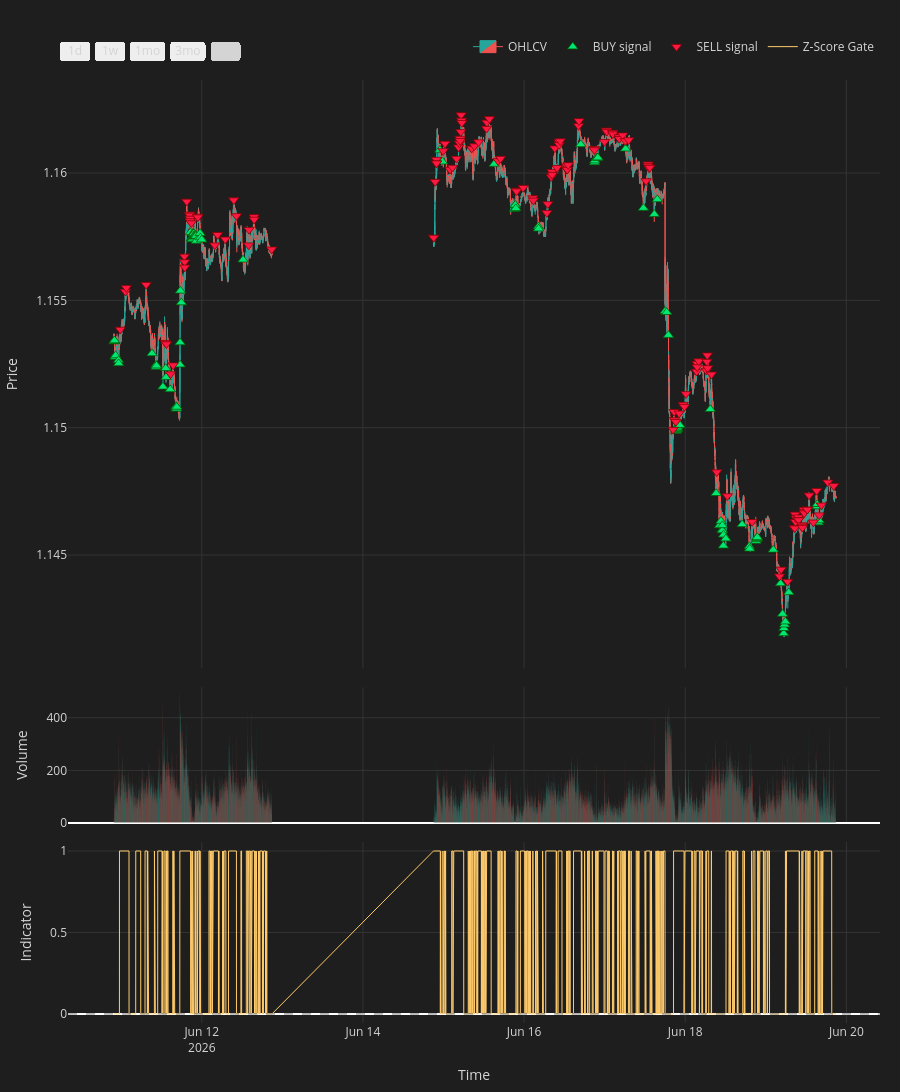

The notebook cell this image was saved under:
### Code cell
from talib import EMA as talib_EMA
from Learn.labels import super_smoother
from plotly.subplots import make_subplots
import plotly.graph_objects as go

# ── Build chart dataframe ─────────────────────────────────────────────────────
df_chart = df[['Time', 'Open', 'High', 'Low', 'Close', 'Volume']].copy().tail(10_000).reset_index(drop=True)
sig_cols = ['Time', 'signal', 'pred_long', 'pred_short', 'pred_signed']
df_chart = df_chart.merge(df_gated[sig_cols], on='Time', how='left')
df_chart['signal'] = df_chart['signal'].fillna(0).astype(int)
# df_chart['regime'] = df_chart['regime'].fillna(0)

df_chart['z_score'] = (df_chart['Close'] - df_chart['Close'].rolling(100).mean()) / df_chart['Close'].rolling(100).std()
df_chart['z_score_binary'] = (df_chart['z_score'] > 0).astype(int)

# ── Compute regime EMA and slope (same as causal_market_regime internals) ──────
ma_period        = regime_params.get('ma_period', 21)
slope_smoothness = regime_params.get('slope_smoothness', 1)

ma_arr = talib_EMA(df_chart['Close'].values.astype(float), timeperiod=ma_period)
ma_s   = pd.Series(ma_arr, index=df_chart.index)
slope  = ma_s.diff() / ma_s
df_chart['regime_ma'] = ma_s
df_chart['slope_sm']  = super_smoother(slope, period=max(slope_smoothness, 2))

buy_bars  = df_chart[df_chart['signal'] ==  1]
sell_bars = df_chart[df_chart['signal'] == -1]

atr_series = df_chart['High'].rolling(14).mean() - df_chart['Low'].rolling(14).mean()
offset     = float(atr_series.mean()) * 0.5

vol_colors = np.where(df_chart['Close'] >= df_chart['Open'], '#26a69a', '#ef5350')

fig = make_subplots(rows=3, cols=1, shared_xaxes=True,
                    row_heights=[0.65, 0.15, 0.20], vertical_spacing=0.02)

# ── Row 1: Candlesticks ───────────────────────────────────────────────────────
fig.add_trace(go.Candlestick(
    x=df_chart['Time'], open=df_chart['Open'], high=df_chart['High'],
    low=df_chart['Low'], close=df_chart['Close'], name='OHLCV',
    increasing_line_color='#26a69a', decreasing_line_color='#ef5350',
    increasing_fillcolor='#26a69a', decreasing_fillcolor='#ef5350',
    line=dict(width=1), hoverinfo='skip'), row=1, col=1)

# ── Row 1: Regime-coloured MA ─────────────────────────────────────────────────
# for regime_val, color, label in [
#     ( 1, '#26a69a', 'MA Uptrend'),
#     ( 0, '#888888', 'MA Range'),
#     (-1, '#ef5350', 'MA Downtrend'),
# ]:
#     fig.add_trace(go.Scatter(
#         x=df_chart['Time'],
#         y=df_chart['regime_ma'].where(df_chart['regime'] == regime_val),
#         mode='lines', line=dict(width=2, color=color),
#         name=label, hoverinfo='skip',
#     ), row=1, col=1)

# ── Row 1: BUY / SELL signal markers ─────────────────────────────────────────
fig.add_trace(go.Scatter(
    x=buy_bars['Time'], y=buy_bars['Low'] - offset, mode='markers',
    marker=dict(symbol='triangle-up', size=9, color='#00e676',
                line=dict(color='darkgreen', width=0.8)),
    name='BUY signal', hoverinfo='skip'), row=1, col=1)

fig.add_trace(go.Scatter(
    x=sell_bars['Time'], y=sell_bars['High'] + offset, mode='markers',
    marker=dict(symbol='triangle-down', size=9, color='#ff1744',
                line=dict(color='darkred', width=0.8)),
    name='SELL signal', hoverinfo='skip'), row=1, col=1)

# ── Row 2: Volume ─────────────────────────────────────────────────────────────
fig.add_trace(go.Bar(x=df_chart['Time'], y=df_chart['Volume'],
    marker_color=vol_colors, marker_line_width=0,
    name='Volume', hoverinfo='skip', showlegend=False), row=2, col=1)

# ── Row 3: Z-Score & Donchian ───────────────────────────────────────────────────
# fig.add_trace(go.Scatter(
#     x=df_chart['Time'], y=df_chart['z_score'],
#     mode='lines', line=dict(width=1, color='#82aaff'),
#     name='Z-Score', hoverinfo='skip',
# ), row=3, col=1)

fig.add_trace(go.Scatter(
    x=df_chart['Time'], y=df_chart['z_score_binary'],
    mode='lines', line=dict(width=1, color='#ffcb6b'),
    name='Z-Score Gate', hoverinfo='skip',
), row=3, col=1)

fig.add_hline(y=0, line=dict(color='#555555', width=0.8, dash='dash'), row=3, col=1)

fig.update_layout(
    xaxis=dict(rangeslider=dict(visible=False),
               rangeselector=dict(buttons=[
                   dict(count=1, label='1d', step='day', stepmode='backward'),
                   dict(count=7, label='1w', step='day', stepmode='backward'),
                   dict(count=1, label='1mo', step='month', stepmode='backward'),
                   dict(count=3, label='3mo', step='month', stepmode='backward'),
                   dict(step='all', label='All'),
               ]), type='date'),
    xaxis3=dict(title='Time'),
    yaxis=dict(title='Price', fixedrange=False),
    yaxis2=dict(title='Volume', fixedrange=True),
    yaxis3=dict(title='Indicator', fixedrange=True),
    legend=dict(orientation='h', yanchor='bottom', y=1.02, xanchor='right', x=1),
    height=1300, margin=dict(l=60, r=20, t=80, b=60), hovermode=False,
    paper_bgcolor='#1e1e1e', plot_bgcolor='#1e1e1e', font=dict(color='#d4d4d4'),
    xaxis_gridcolor='#333', yaxis_gridcolor='#333',
    xaxis2_gridcolor='#333', yaxis2_gridcolor='#333',
    xaxis3_gridcolor='#333', yaxis3_gridcolor='#333',
)
fig.show()

### Figure 1 — Plotly figure (JSON) as saved in the notebook; plotly's stock layout.template omitted (floating-point values rounded to 4 significant figures; data arrays with more than 128 entries replaced by an {"elided": "..."} marker saying what was removed)
{"data": [{"close": {"elided": "9986 float values"}, "decreasing": {"fillcolor": "#ef5350", "line": {"color": "#ef5350"}}, "high": {"elided": "9986 float values"}, "hoverinfo": "skip", "increasing": {"fillcolor": "#26a69a", "line": {"color": "#26a69a"}}, "line": {"width": 1}, "low": {"elided": "9986 float values"}, "name": "OHLCV", "open": {"elided": "9986 float values"}, "type": "candlestick", "x": {"elided": "9986 str values"}, "xaxis": "x", "yaxis": "y"}, {"hoverinfo": "skip", "marker": {"color": "#00e676", "line": {"color": "darkgreen", "width": 0.8}, "size": 9, "symbol": "triangle-up"}, "mode": "markers", "name": "BUY signal", "type": "scatter", "x": ["2026-06-10T21:55:00.000000", "2026-06-10T21:56:00.000000", "2026-06-10T21:57:00.000000", "2026-06-10T21:58:00.000000", "2026-06-10T21:59:00.000000", "2026-06-10T22:14:00.000000", "2026-06-10T22:19:00.000000", "2026-06-10T23:11:00.000000", "2026-06-10T23:14:00.000000", "2026-06-11T09:10:00.000000", "2026-06-11T10:22:00.000000", "2026-06-11T10:23:00.000000", "2026-06-11T10:30:00.000000", "2026-06-11T12:26:00.000000", "2026-06-11T13:16:00.000000", "2026-06-11T13:23:00.000000", "2026-06-11T14:36:00.000000", "2026-06-11T16:18:00.000000", "2026-06-11T16:23:00.000000", "2026-06-11T16:24:00.000000", "2026-06-11T16:31:00.000000", "2026-06-11T16:33:00.000000", "2026-06-11T17:31:00.000000", "2026-06-11T17:32:00.000000", "2026-06-11T17:38:00.000000", "2026-06-11T17:55:00.000000", "2026-06-11T20:35:00.000000", "2026-06-11T21:01:00.000000", "2026-06-11T21:02:00.000000", "2026-06-11T21:04:00.000000", "2026-06-11T21:05:00.000000", "2026-06-11T21:07:00.000000", "2026-06-11T21:08:00.000000", "2026-06-11T21:09:00.000000", "2026-06-11T21:10:00.000000", "2026-06-11T21:11:00.000000", "2026-06-11T21:12:00.000000", "2026-06-11T21:27:00.000000", "2026-06-11T21:28:00.000000", "2026-06-11T21:30:00.000000", "2026-06-11T21:32:00.000000", "2026-06-11T21:34:00.000000", "2026-06-11T21:36:00.000000", "2026-06-11T21:37:00.000000", "2026-06-11T21:41:00.000000", "2026-06-11T21:42:00.000000", "2026-06-11T21:43:00.000000", "2026-06-11T21:44:00.000000", "2026-06-11T21:45:00.000000", "2026-06-11T21:46:00.000000", "2026-06-11T21:47:00.000000", "2026-06-11T21:49:00.000000", "2026-06-11T21:57:00.000000", "2026-06-11T21:58:00.000000", "2026-06-11T22:13:00.000000", "2026-06-11T22:16:00.000000", "2026-06-11T22:22:00.000000", "2026-06-11T23:29:00.000000", "2026-06-11T23:36:00.000000", "2026-06-11T23:59:00.000000", "2026-06-12T12:17:00.000000", "2026-06-14T22:55:00.000000", "2026-06-14T23:43:00.000000", "2026-06-15T15:06:00.000000", "2026-06-15T21:09:00.000000", "2026-06-15T21:21:00.000000", "2026-06-15T21:22:00.000000", "2026-06-15T21:33:00.000000", "2026-06-16T04:15:00.000000", "2026-06-16T04:19:00.000000", "2026-06-16T16:53:00.000000", "2026-06-16T21:01:00.000000", "2026-06-16T21:04:00.000000", "2026-06-16T21:40:00.000000", "2026-06-16T21:54:00.000000", "2026-06-16T21:56:00.000000", "2026-06-16T21:58:00.000000", "2026-06-17T06:14:00.000000", "2026-06-17T11:32:00.000000", "2026-06-17T14:48:00.000000", "2026-06-17T15:41:00.000000", "2026-06-17T18:01:00.000000", "2026-06-17T18:29:00.000000", "2026-06-17T19:00:00.000000", "2026-06-17T21:11:00.000000", "2026-06-17T21:16:00.000000", "2026-06-17T21:19:00.000000", "2026-06-17T21:21:00.000000", "2026-06-17T21:22:00.000000", "2026-06-17T21:27:00.000000", "2026-06-17T21:38:00.000000", "2026-06-17T21:40:00.000000", "2026-06-17T21:44:00.000000", "2026-06-17T22:26:00.000000", "2026-06-18T07:28:00.000000", "2026-06-18T09:12:00.000000", "2026-06-18T10:13:00.000000", "2026-06-18T10:39:00.000000", "2026-06-18T11:00:00.000000", "2026-06-18T11:01:00.000000", "2026-06-18T11:03:00.000000", "2026-06-18T11:05:00.000000", "2026-06-18T11:21:00.000000", "2026-06-18T11:24:00.000000", "2026-06-18T12:06:00.000000", "2026-06-18T16:58:00.000000", "2026-06-18T19:06:00.000000", "2026-06-18T19:12:00.000000", "2026-06-18T21:05:00.000000", "2026-06-18T21:19:00.000000", "2026-06-18T21:22:00.000000", "2026-06-18T21:26:00.000000", "2026-06-18T21:28:00.000000", "2026-06-19T02:14:00.000000", "2026-06-19T04:23:00.000000", "2026-06-19T04:59:00.000000", "2026-06-19T05:19:00.000000", "2026-06-19T05:23:00.000000", "2026-06-19T05:36:00.000000", "2026-06-19T05:50:00.000000", "2026-06-19T06:52:00.000000", "2026-06-19T15:19:00.000000", "2026-06-19T15:20:00.000000", "2026-06-19T15:40:00.000000", "2026-06-19T15:54:00.000000"], "xaxis": "x", "y": [1.153, 1.153, 1.153, 1.153, 1.153, 1.153, 1.153, 1.153, 1.153, 1.153, 1.152, 1.152, 1.152, 1.152, 1.152, 1.152, 1.152, 1.151, 1.151, 1.151, 1.151, 1.151, 1.152, 1.153, 1.155, 1.155, 1.158, 1.157, 1.157, 1.157, 1.157, 1.157, 1.157, 1.157, 1.157, 1.157, 1.157, 1.158, 1.158, 1.158, 1.158, 1.158, 1.158, 1.158, 1.158, 1.158, 1.158, 1.158, 1.158, 1.158, 1.158, 1.158, 1.158, 1.158, 1.158, 1.158, 1.157, 1.158, 1.157, 1.157, 1.157, 1.161, 1.16, 1.16, 1.159, 1.159, 1.159, 1.159, 1.158, 1.158, 1.161, 1.16, 1.16, 1.161, 1.161, 1.161, 1.161, 1.161, 1.159, 1.158, 1.159, 1.155, 1.155, 1.154, 1.15, 1.15, 1.15, 1.15, 1.15, 1.15, 1.15, 1.15, 1.15, 1.15, 1.151, 1.147, 1.146, 1.146, 1.146, 1.146, 1.146, 1.146, 1.145, 1.146, 1.146, 1.146, 1.145, 1.145, 1.146, 1.146, 1.146, 1.146, 1.146, 1.145, 1.144, 1.143, 1.142, 1.142, 1.142, 1.142, 1.144, 1.147, 1.147, 1.146, 1.146], "yaxis": "y"}, {"hoverinfo": "skip", "marker": {"color": "#ff1744", "line": {"color": "darkred", "width": 0.8}, "size": 9, "symbol": "triangle-down"}, "mode": "markers", "name": "SELL signal", "type": "scatter", "x": {"elided": "141 str values"}, "xaxis": "x", "y": {"elided": "141 float values"}, "yaxis": "y"}, {"hoverinfo": "skip", "marker": {"color": {"elided": "9986 str values"}, "line": {"width": 0}}, "name": "Volume", "showlegend": false, "type": "bar", "x": {"elided": "9986 str values"}, "xaxis": "x2", "y": {"elided": "9986 int values"}, "yaxis": "y2"}, {"hoverinfo": "skip", "line": {"color": "#ffcb6b", "width": 1}, "mode": "lines", "name": "Z-Score Gate", "type": "scatter", "x": {"elided": "9986 str values"}, "xaxis": "x3", "y": {"elided": "9986 int values"}, "yaxis": "y3"}], "layout": {"font": {"color": "#d4d4d4"}, "height": 1300, "hovermode": false, "legend": {"orientation": "h", "x": 1, "xanchor": "right", "y": 1.02, "yanchor": "bottom"}, "margin": {"b": 60, "l": 60, "r": 20, "t": 80}, "paper_bgcolor": "#1e1e1e", "plot_bgcolor": "#1e1e1e", "shapes": [{"line": {"color": "#555555", "dash": "dash", "width": 0.8}, "type": "line", "x0": 0, "x1": 1, "xref": "x3 domain", "y0": 0, "y1": 0, "yref": "y3"}], "xaxis": {"anchor": "y", "domain": [0, 1], "gridcolor": "#333", "matches": "x3", "rangeselector": {"buttons": [{"count": 1, "label": "1d", "step": "day", "stepmode": "backward"}, {"count": 7, "label": "1w", "step": "day", "stepmode": "backward"}, {"count": 1, "label": "1mo", "step": "month", "stepmode": "backward"}, {"count": 3, "label": "3mo", "step": "month", "stepmode": "backward"}, {"label": "All", "step": "all"}]}, "rangeslider": {"visible": false}, "showticklabels": false, "type": "date"}, "xaxis2": {"anchor": "y2", "domain": [0, 1], "gridcolor": "#333", "matches": "x3", "showticklabels": false}, "xaxis3": {"anchor": "y3", "domain": [0, 1], "gridcolor": "#333", "title": {"text": "Time"}}, "yaxis": {"anchor": "x", "domain": [0.376, 1], "fixedrange": false, "gridcolor": "#333", "title": {"text": "Price"}}, "yaxis2": {"anchor": "x2", "domain": [0.212, 0.356], "fixedrange": true, "gridcolor": "#333", "title": {"text": "Volume"}}, "yaxis3": {"anchor": "x3", "domain": [0, 0.192], "fixedrange": true, "gridcolor": "#333", "title": {"text": "Indicator"}}}}
